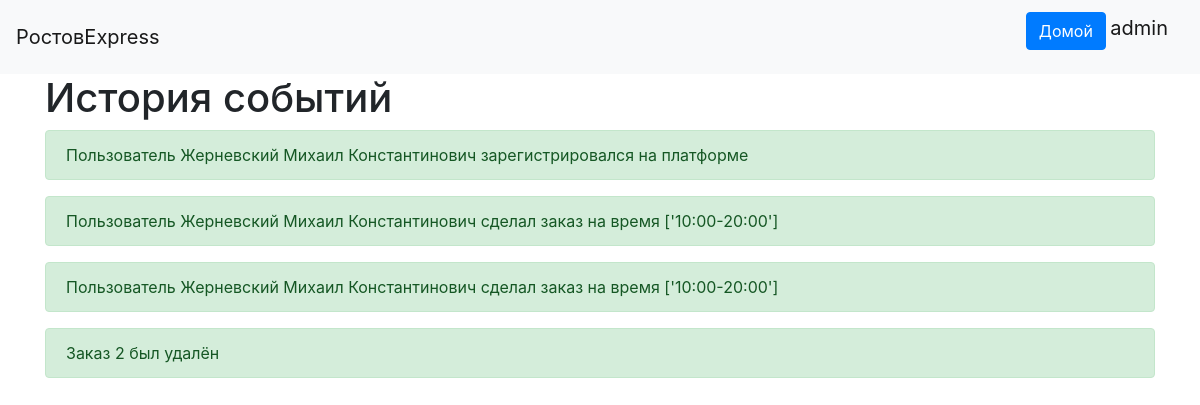
Page /history (signed in) on the earlier database version.
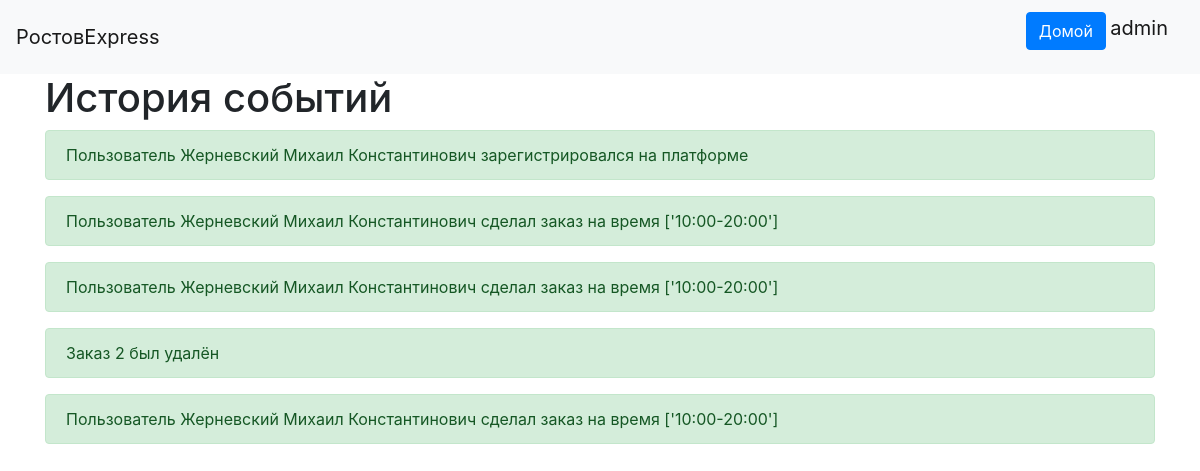
Same page on the later database version.
### data/records.py (models this page shows)
class Record(SqlAlchemyBase):
    __tablename__ = 'records'
    id = sqlalchemy.Column(sqlalchemy.Integer, primary_key=True, autoincrement=True)
    event = sqlalchemy.Column(sqlalchemy.String, nullable=True)

### main.py (the view)
@app.route("/history", methods=["GET"])
@login_required
def view_history():
    if (current_user.user_type != 3):
        return redirect('/')
    db_sess = db_session.create_session()
    events = db_sess.query(Record).all()
    return render_template("history.html", items=events)

### data/db_session.py (called while the page is built)
def create_session() -> Session:
    global __factory
    return __factory()

### main.py (called while the page is built)
@login_manager.user_loader
def load_user(user_id):
    db_sess = db_session.create_session()
    return db_sess.query(User).get(user_id)

### templates/history.html
{% extends "base.html" %}
{% block content %}
<h1>История событий</h1>
{% for item in items %}
<div>
    <div class="alert alert-success">
        {{item.event}}
    </div>
</div>
{% endfor %}
{% endblock %}

Differences in the rows shown:
added Record: event "Пользователь Жерневский Михаил Константинович сделал заказ на время ['10:00-20:00']"
